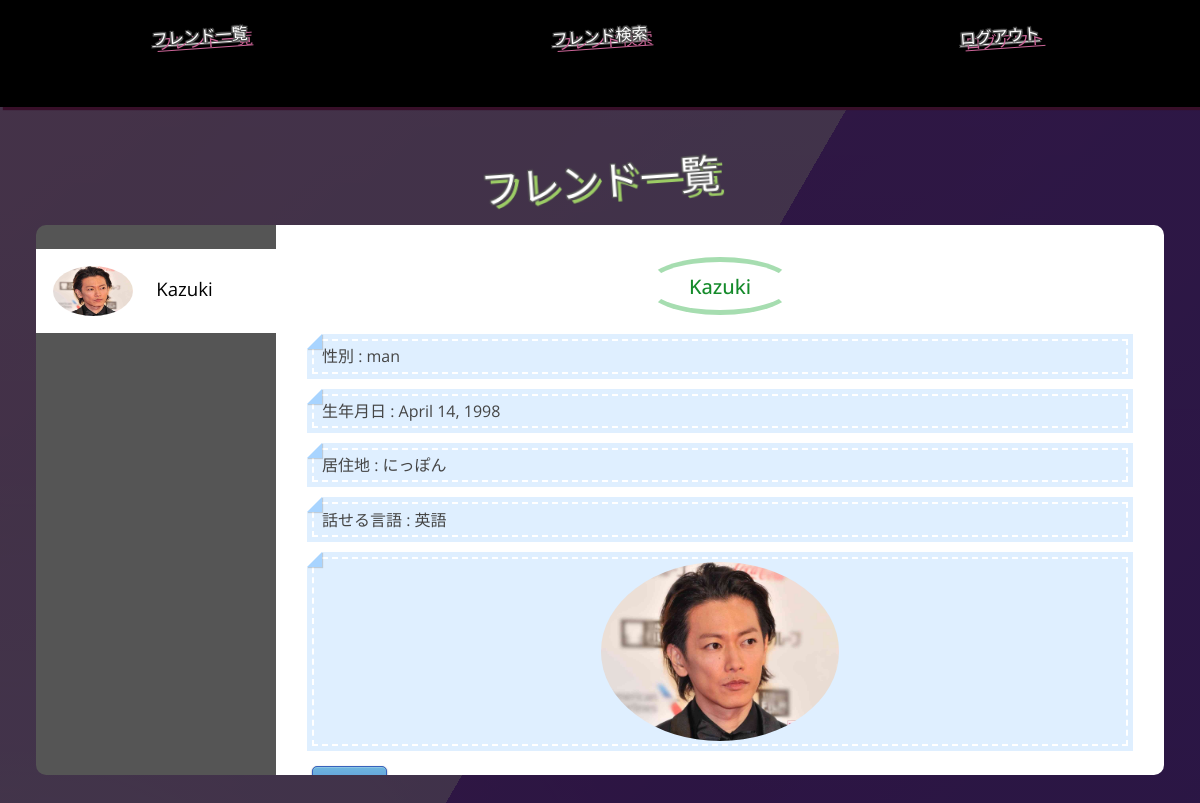
The app's page /friendslist/ (signed in) with its own data.
### chatApp/models.py (models this page shows, shortened)
class User(AbstractBaseUser, PermissionsMixin):
    username_validator = UnicodeUsernameValidator()
    username = models.CharField(
        _('username'),
        max_length=150,
        unique=True,
        help_text=_('Required. 150 characters or fewer. Letters, digits and @/./+/-/_ only.'),
        validators=[username_validator],
        error_messages={
            'unique': _("A user with that username already exists."),
        },
    )
    first_name = models.CharField(_('first name'), max_length=30, blank=True)
    last_name = models.CharField(_('last name'), max_length=150, blank=True)
    email = models.EmailField(_('email address'), blank=True)
    is_staff = models.BooleanField(
        _('staff status'),
        default=False,
        help_text=_('Designates whether the user can log into this admin site.'),
    )
    is_active = models.BooleanField(
        _('active'),
        default=True,
        help_text=_(
            'Designates whether this user should be treated as active. '
            'Unselect this instead of deleting accounts.'
        ),
    )
    date_joined = models.DateTimeField(_('date joined'), default=timezone.now)
    objects = UserManager()
    EMAIL_FIELD = 'email'
    USERNAME_FIELD = 'username'
    REQUIRED_FIELDS = ['email']
    class Meta:
        verbose_name = _('user')
        verbose_name_plural = _('users')

class Profile(models.Model):
    user = models.OneToOneField(User, on_delete=models.CASCADE) #Userクラスとのリレーションを持つ
    gender = models.CharField(max_length=20, blank=True)        #性別
    birth_date = models.DateField(null=True, blank=True)        #生年月日
    location = models.CharField(max_length=30, blank=True)      #居住地
    favorite_words = models.CharField(max_length=50, blank=True)#言語
    images = models.ImageField(upload_to='')                #写真

### chatApp/views.py (the view)
# urls.py: path('friendslist/',friendsListViewfunc, name='friendslist'),
def friendsListViewfunc(request):
    loginUser = request.user
    friendList = FriendTable.objects.filter(myId__iexact=loginUser.pk)
    list = []
    for friend in friendList:
        list.append(friend.friendId)
    users = User.objects.filter(pk__in=list)
    context = { 'friendList' : users}
    return render(request,"friendslist.html",context)

### templates/friendslist.html (shortened to what this page needs)
{% extends 'base.html' %}
{% load static %}
{% block customcss %}
<link href="{% static 'friendsList.css' %}" rel="stylesheet">
<link href="https://use.fontawesome.com/releases/v5.6.1/css/all.css" rel="stylesheet">
{% endblock customcss %}
{% block header %}
 <div class="tabMenu">
    <a href="{% url 'friendslist' %}" >フレンド一覧</a>
    <a href="{% url 'friendSearch' %}">フレンド検索</a>
    <a href="{% url 'logout' %}">ログアウト</a>
  </div>
{% endblock header %}
{% block content %}
    <h1>フレンド一覧</h1>
    <section id="vertical_tab_nav">
        <ul>
        　{% for friend in friendList %}
            <li><a href="index.html">
                    <img src='{{friend.profile.images.url}}' class="listImages" width=80 height=50>
                    {{friend.username}}
                </a>
            </li>
          {% endfor %}
        </ul>
        <div>
          {% for friend in friendList %}
          <article>
            <h2>{{friend.username}}</h2>
            <p>性別 : {{friend.profile.gender}}</p>
            <p>生年月日 : {{friend.profile.birth_date}}</p>
            <p>居住地 : {{friend.profile.location}}</p>
            <p>話せる言語 : {{friend.profile.favorite_words}}</p>
            <p id="img"><img src='{{friend.profile.images.url}}' class="listImages" width=30% height=30%></p>
            <a href="{% url 'friendTalking' friend.pk %}" class="btn btn-primary btn-large" tabindex="-1" role="button" aria-disabled="true">トーク</a>
          </article>
          {% endfor %}
        </div>
      </section>
{% endblock content %}

### records on screen
User: profile.images (picture), username "Kazuki", profile.gender "man", profile.birth_date "April 14, 1998", profile.location "にっぽん", profile.favorite_words "英語"
